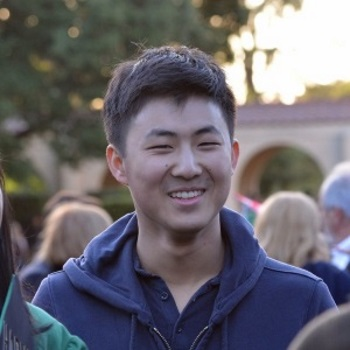
#> input picture Images/portrait.jpg, 350 x 350 px, given in place of the camera
$ python slider-tuning.py   (Python 2 division)
#> lines starting #> are read from the running program, lines starting #| are printed output that depends on the picture; after the words box and inside, x2 and y2 are one past the last pixel; in counts of white or black regions, pixels touching at a corner belong together
import cv2
import numpy as np
import urllib2

slider_name = 'Adjust HSV threshold'
print cv2.__version__
# Receive the min and max HSV values and filter the image accordingly
def updateThreshold():
    low, high = getTrackbars()
    # Create a binary image using the lower and upper bounds as thresholds
    mask = cv2.inRange(cv2.cvtColor(img, cv2.COLOR_BGR2HSV), low, high)
    hsv = cv2.bitwise_and(img, img, mask=mask)
    cv2.imshow('Filtered image', hsv)

# Initialize the trackbars that adjust the HSV threshold
def createTrackbars():
    names = np.array(['H low', 'S low', 'V low', 'H high', 'S high', 'V high'])
    values = np.array([[0, 180], [0, 255], [0, 255], [180, 180], [255, 255], [255, 255]])
    for i,v in enumerate(names):
        cv2.createTrackbar(v, slider_name, values[i, 0], values[i, 1], lambda x: None)
#> this loop made 6 passes; slider 'H low' is set to 36

# Receive trackbar values in the form of a lower bound and upper bound
def getTrackbars():
    retval = []
    names = np.array(['H low', 'S low', 'V low', 'H high', 'S high', 'V high'])
    for i in names:
        retval.append(cv2.getTrackbarPos(i, slider_name))
    # Return the first three values as the lower bound and the last three as the
    # upper bound
    return np.array(retval[0:3]), np.array(retval[3:6])

# Get the HSV value of a pixel when clicked
def getHSV(event, x,  y, flags, param):
    if event == cv2.EVENT_LBUTTONDOWN:
        print cv2.cvtColor(img[y:y+1, x:x+1, :], cv2.COLOR_BGR2HSV)

cv2.namedWindow('Adjust HSV threshold', cv2.WINDOW_NORMAL)
cv2.namedWindow('Original image')

# The original image calls getHSV() when clicked
cv2.setMouseCallback('Original image', getHSV)

createTrackbars()

# Connect to the camera

paused = False

cam = cv2.VideoCapture(0)
img = None
while True:
    if not paused:
        retval, img = cam.read()
#> img is the input picture: shape (350, 350, 3); mean B, G, R 111.2, 102.8, 106.2
        img = cv2.flip(img, 1)
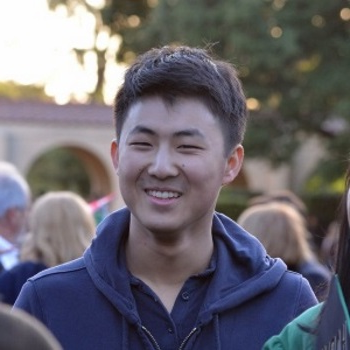
#> img: shape (350, 350, 3); mean B, G, R 111.2, 102.8, 106.2
    cv2.imshow('Original image', img)
    updateThreshold()
#> in updateThreshold, `mask = cv2.inRange(cv2.cvtColor(img, cv2.COLOR_BGR2HSV), low, high)`:
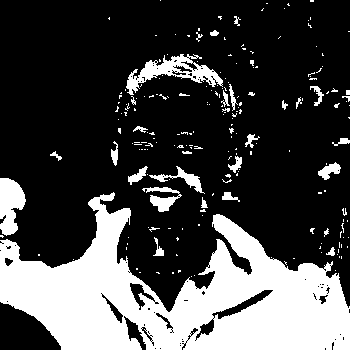
#> mask: shape (350, 350); 27.5% white; 209 white regions (175 under 20 px), largest, box (x1, y1, x2, y2) and area: (0, 192, 350, 350) 28017, (126, 54, 223, 95) 1387, (0, 178, 26, 236) 1038
#> in updateThreshold, `hsv = cv2.bitwise_and(img, img, mask=mask)`:
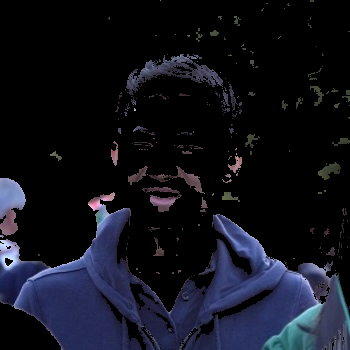
#> hsv: shape (350, 350, 3); mean B, G, R 27.7, 18, 16.6

    key = cv2.waitKey(1)
#> (key q is pressed here)
    if key == ord('q'):
        break
    elif key == ord('p'):
        paused = not paused
cv2.destroyAllWindows()
